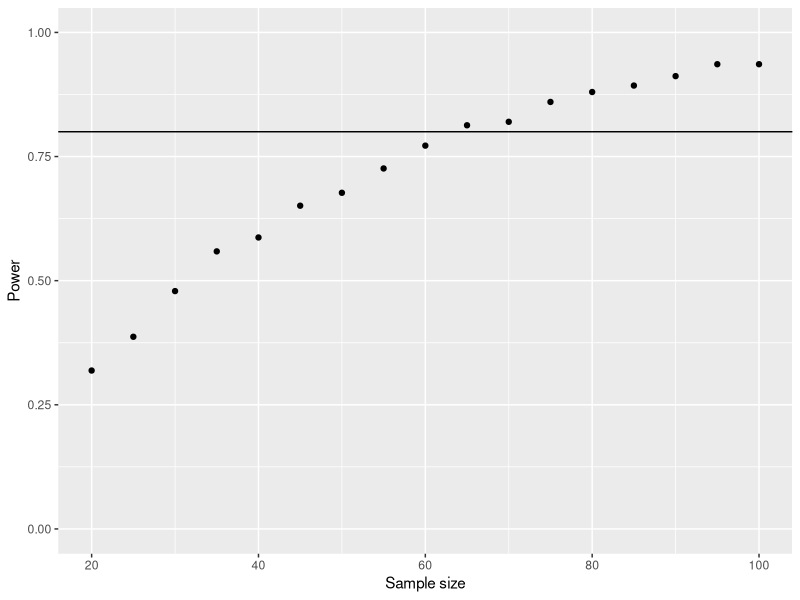

R code for this plot:
library(ggplot2)
library(parallel)

#########################################
###  Function to calculate power for a t test
###
###  Create a function to simulate two normal populations n times,
###  run a t test, and return the estimated power for that combination
###  of parameters.
###  Arguments:  sample size, number of repetitions, mean of first population
###              mean of second population, and common standard deviation
###  Return:     estimated power for the generated sample and criteria
###

t.power.sim = function(n, n.reps=1000, mean.1=0.0, mean.2=2.5, sd.common=1.0) {
  p.vals = rep(0,n.reps)

  for (i in 1:n.reps) {
    group.1 = rnorm(n=n, mean=mean.1, sd=sd.common)
    group.2 = rnorm(n=n, mean=mean.2, sd=sd.common)
    p.vals[i] = t.test(group.1, group.2)$p.value
  }
  power = sum(p.vals < .05)/n.reps
  return(power)
}

###  Ilustrate usage simulating multiple sample sizes

#  Zero the list of estimated powers
power.array <- NULL

#  Create a vector of sample sizes for which we want to estimate the power
sample.sizes <- seq.int(20, 100, 5)

#  Use lapply the t.power.sim function for each value in sample.sizes
power.list <- mclapply(sample.sizes, FUN=t.power.sim,
                     n.reps=1000, mean.1=0.0, mean.2=2.5, sd.common=5.0)

#  Join power.list and sample.sizes into a data frame
power.dat <- data.frame(n=sample.sizes, power=unlist(power.list))

#  Print the values in a table
writeLines(c(
"\n\n",
"Table of values from the power calculation using the for loop",
"=============================================================",
capture.output(print(power.dat)),
"=============================================================\n\n"),
"test.out", sep="\n")

#  It is quite common to plot the power against the sample size
#  Power >= .80 is usually considered 'good'
pdf("power.pdf", height=4, width=4)
power.graph = ggplot(power.dat, aes(x=n, y=power)) + geom_point()
power.graph = power.graph + scale_x_continuous("Sample size", limits=c(20,100))
power.graph = power.graph + scale_y_continuous("Power", limits=c(0,1))
power.graph = power.graph + geom_hline(yintercept=0.8, linetype="solid")
power.graph
dev.off()

